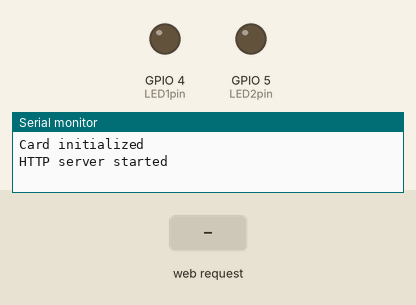
Simulated run of this sketch. Board: ESP32. Shown: output pins drawn as LEDs (lit = HIGH), the last lines printed to the serial monitor. The inputs (shaded band) are chosen by the test bench. Storage starts empty.

Above: at 1.3 s.
1.4 s: HTTP request GET /led1on received
At 1.9 s:
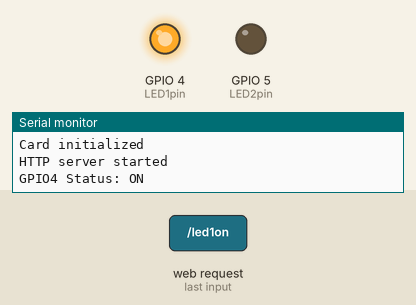
2.9 s: HTTP request GET /led2on received
At 4.1 s:
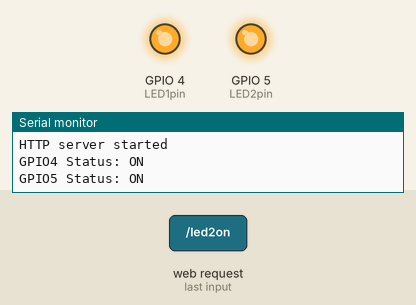
4.4 s: HTTP request GET /led1off received
At 5.4 s:
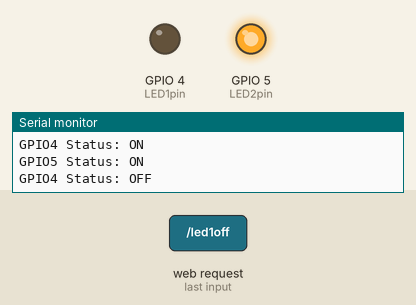
5.9 s: HTTP request GET /led2off received
At 6.5 s:
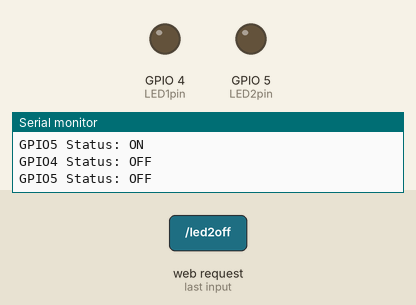
Timing chart, 0 to 8.4 s (numbered marks = the images above; inputs shaded):
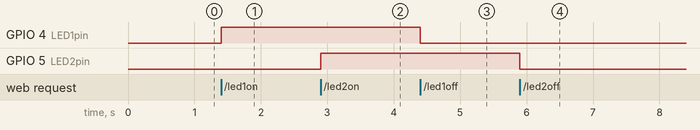

Measured:
- after the input at 1.4 s, GPIO 4 (LED1pin): LOW → HIGH at once
- after the input at 2.9 s, GPIO 5 (LED2pin): LOW → HIGH at once
- after the input at 4.4 s, GPIO 4 (LED1pin): HIGH → LOW at once
- after the input at 5.9 s, GPIO 5 (LED2pin): HIGH → LOW at once

The sketch:

SDIntegrated.ino
```cpp
// Code to fetch data from SD card - first iteration works with text files and LEDs
// Tested on circuit [not successful at all]

#include <WiFi.h>
#include <WebServer.h>
#include <SPI.h>
#include <SD.h>

const char* ssid = "ESP32";  // Enter SSID here
const char* password = "12345678";  //Enter Password here

// Ser IP Address
IPAddress local_ip(192, 168, 1, 1);

IPAddress gateway(192, 168, 1, 1);
IPAddress subnet(255, 255, 255, 0);

WebServer server(80);

uint8_t LED1pin = 4;
bool LED1status = LOW;

uint8_t LED2pin = 5;
bool LED2status = LOW;

const int chipSelect = 5; // CS pin for SD card reader

void setup() {
  Serial.begin(115200);
  pinMode(LED1pin, OUTPUT);
  pinMode(LED2pin, OUTPUT);

  // Initialize SD card
  if (!SD.begin(chipSelect)) {
    Serial.println("Card failed, or not present");
    return;
  }
  Serial.println("Card initialized");

  WiFi.softAP(ssid, password);
  WiFi.softAPConfig(local_ip, gateway, subnet);
  delay(100);

  server.on("/", handle_OnConnect);
  server.on("/led1on", handle_led1on);
  server.on("/led1off", handle_led1off);
  server.on("/led2on", handle_led2on);
  server.on("/led2off", handle_led2off);
  server.on("/readData", handle_readData); // New endpoint to read data from SD card
  server.onNotFound(handle_NotFound);

  server.begin();
  Serial.println("HTTP server started");
}

void loop() {
  server.handleClient();
  if (LED1status) {
    digitalWrite(LED1pin, HIGH);
  } else {
    digitalWrite(LED1pin, LOW);
  }

  if (LED2status) {
    digitalWrite(LED2pin, HIGH);
  } else {
    digitalWrite(LED2pin, LOW);
  }
}

void handle_OnConnect() {
  LED1status = LOW;
  LED2status = LOW;
  Serial.println("GPIO4 Status: OFF | GPIO5 Status: OFF");
  server.send(200, "text/html", SendHTML(LED1status, LED2status));
}

void handle_led1on() {
  LED1status = HIGH;
  Serial.println("GPIO4 Status: ON");
  server.send(200, "text/html", SendHTML(true, LED2status));
}

void handle_led1off() {
  LED1status = LOW;
  Serial.println("GPIO4 Status: OFF");
  server.send(200, "text/html", SendHTML(false, LED2status));
}

void handle_led2on() {
  LED2status = HIGH;
  Serial.println("GPIO5 Status: ON");
  server.send(200, "text/html", SendHTML(LED1status, true));
}

void handle_led2off() {
  LED2status = LOW;
  Serial.println("GPIO5 Status: OFF");
  server.send(200, "text/html", SendHTML(LED1status, false));
}

void handle_readData() {
  File dataFile = SD.open("data.txt"); // Open the file
  if (dataFile) {
    // Send the contents of the file to the client
    server.send(200, "text/plain", dataFile.readString());
    dataFile.close(); // Close the file
  } else {
    server.send(404, "text/plain", "File not found");
  }
}

void handle_NotFound() {
  server.send(404, "text/plain", "Not found");
}

String SendHTML(uint8_t led1stat, uint8_t led2stat) {
  String ptr = "<!DOCTYPE html> <html>\n";
  ptr += "<head><meta name=\"viewport\" content=\"width=device-width, initial-scale=1.0, user-scalable=no\">\n";
  ptr += "<title>LED Control</title>\n";
  ptr += "<style>html { font-family: Helvetica; display: inline-block; margin: 0px auto; text-align: center;}\n";
  ptr += "body{margin-top: 50px;} h1 {color: #444444;margin: 50px auto 30px;} h3 {color: #444444;margin-bottom: 50px;}\n";
  ptr += ".button {display: block;width: 80px;background-color: #3498db;border: none;color: white;padding: 13px 30px;text-decoration: none;font-size: 25px;margin: 0px auto 35px;cursor: pointer;border-radius: 4px;}\n";
  ptr += ".button-on {background-color: #3498db;}\n";
  ptr += ".button-on:active {background-color: #2980b9;}\n";
  ptr += ".button-off {background-color: #34495e;}\n";
  ptr += ".button-off:active {background-color: #2c3e50;}\n";
  ptr += "p {font-size: 14px;color: #888;margin-bottom: 10px;}\n";
  ptr += "</style>\n";
  ptr += "</head>\n";
  ptr += "<body>\n";
  ptr += "<h1>Camera Connect</h1>\n";
  ptr += "<h3>Using Access Point(AP) Mode</h3>\n";

  if (led1stat) {
    ptr += "<p>Test Photograph: CLICK</p><a class=\"button button-off\" href=\"/led1off\">Image</a>\n";
  } else {
    ptr += "<p>Test Photograph: Image</p><a class=\"button button-on\" href=\"/led1on\">CLICK</a>\n";
  }

  if (led2stat) {
    ptr += "<p>Battery Status: ON</p><a class=\"button button-off\" href=\"/led2off\">OFF</a>\n";
  } else {
    ptr += "<p>Battery Status: OFF</p><a class=\"button button-on\" href=\"/led2on\">ON</a>\n";
  }

  ptr += "<p>Read Data from SD Card:</p><a class=\"button\" href=\"/readData\">Read Data</a>\n"; // Button to read data from SD card

  ptr += "</body>\n";
  ptr += "</html>\n";
  return ptr;
}
```
